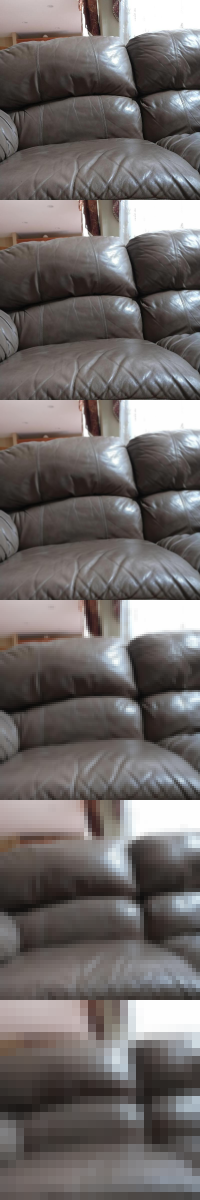
#> input picture Blending/images/output/first_try/gauss_pyr_black.png, 800 x 4800 px (shown at 1/4 size)
$ python -i seam_carving.py   (imports and definitions only)   (older library calls are emulated)
#> lines starting #> are read from the running program, lines starting #| are printed output that depends on the picture
#> further down, picture is the input picture: shape (4800, 800, 3); mean B, G, R 105.3, 106.3, 111.7

import numpy as np
import cv2
import os
import scipy as sp
import matplotlib as mpl
import matplotlib.pyplot as plt

# [7 lines left out: function load_images_from_folder, not called in this run]

def image_energy(image):
    gray_img = cv2.cvtColor(image,cv2.COLOR_BGR2GRAY)
    dx = cv2.Sobel(gray_img, cv2.CV_64F, 1, 0, ksize=3)
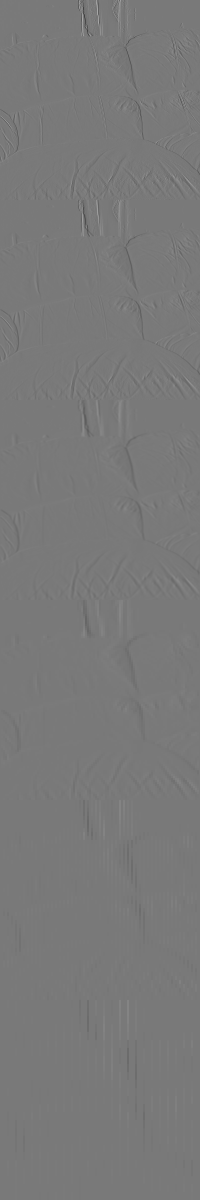
#> dx: shape (4800, 800) float64 (shown at 1/4 size); min -800, max 876, mean 0.4; drawn with min black and max white
    dy = cv2.Sobel(gray_img, cv2.CV_64F, 0, 1, ksize=3)
    energy_img = np.abs(dx) + np.abs(dy)
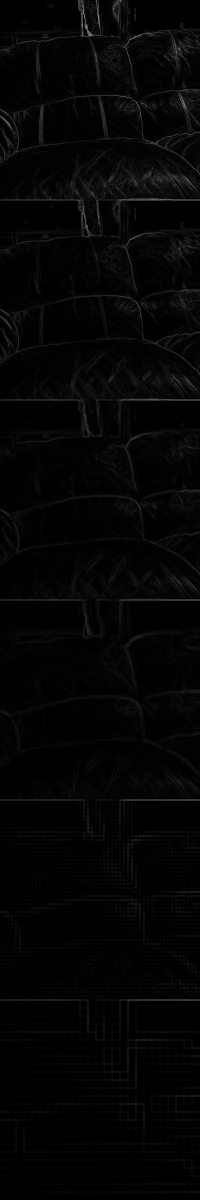
#> energy_img: shape (4800, 800) float64 (shown at 1/4 size); min 0, max 1038, mean 20.1; drawn with min black and max white
    return energy_img

# [182 lines left out: functions v_cum_min_energy, find_seam, remove_seam, seam_carve, add_seam, seam_insertion and 2 more, not called in this run]


# [36 lines not run here, left out]

>>> import cv2
>>> picture = cv2.imread('../Blending/images/output/first_try/gauss_pyr_black.png')
>>> result = image_energy(picture)

$ run again, on Blending/images/source/first_try/black.jpg
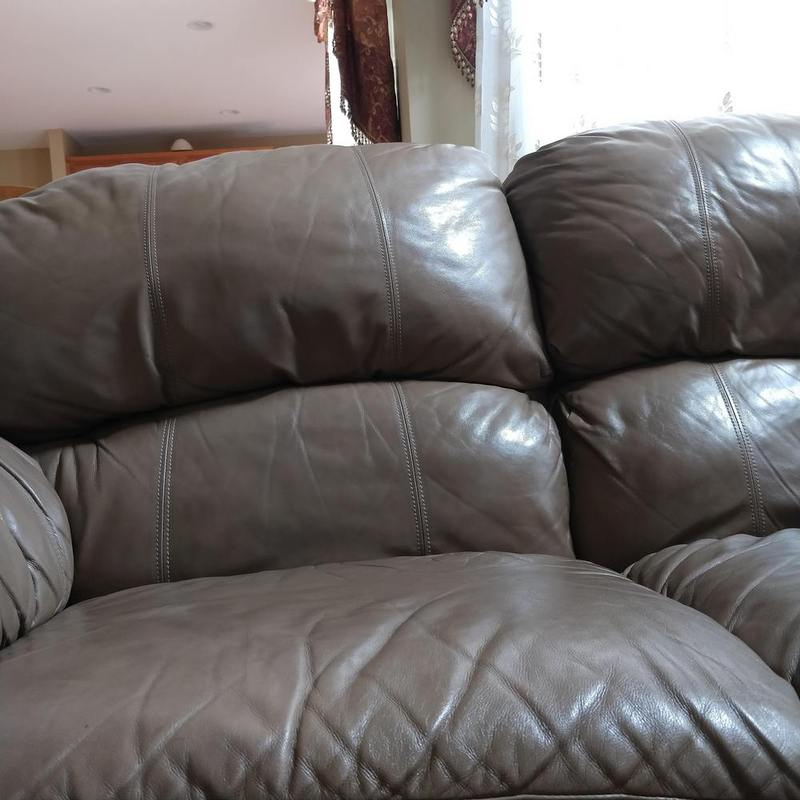
#> input picture Blending/images/source/first_try/black.jpg, 800 x 800 px
#> picture is the input picture: shape (800, 800, 3); mean B, G, R 105.2, 106.2, 111.4
#> in image_energy, `dy = cv2.Sobel(gray_img, cv2.CV_64F, 0, 1, ksize=3)`:
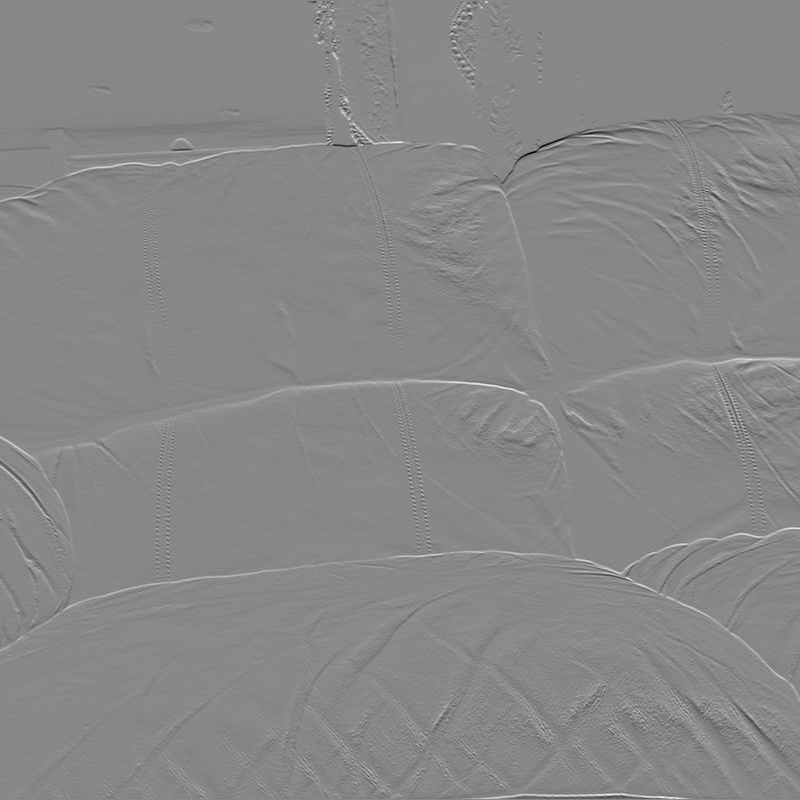
#> dy: shape (800, 800) float64; min -744, max 650, mean -1.4; drawn with min black and max white
#> in image_energy, `energy_img = np.abs(dx) + np.abs(dy)`:
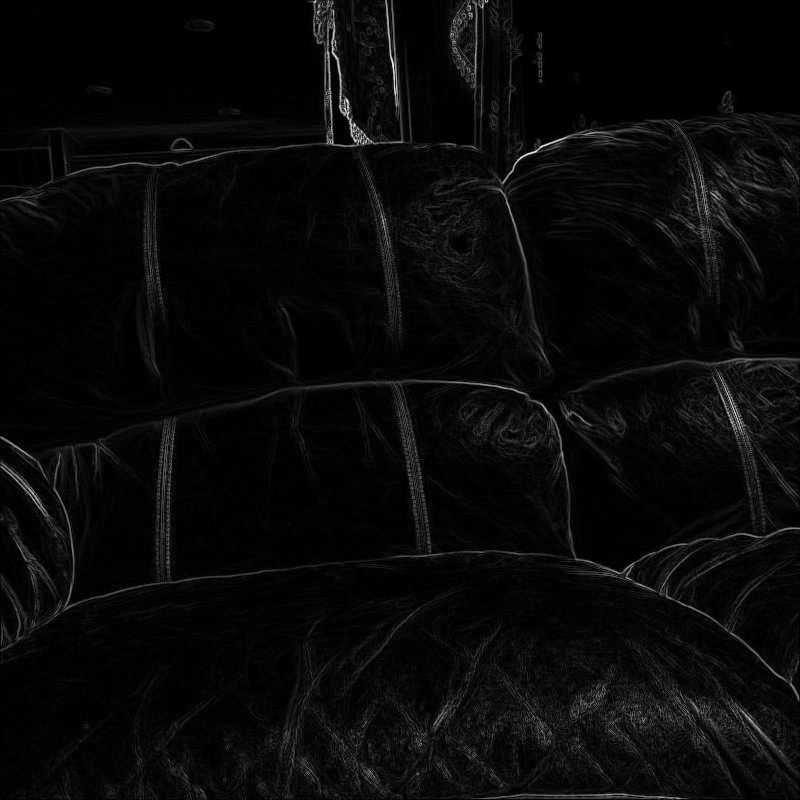
#> energy_img: shape (800, 800) float64; min 0, max 1038, mean 38.1; drawn with min black and max white

$ run again, on Blending/images/source/first_try/white.jpg
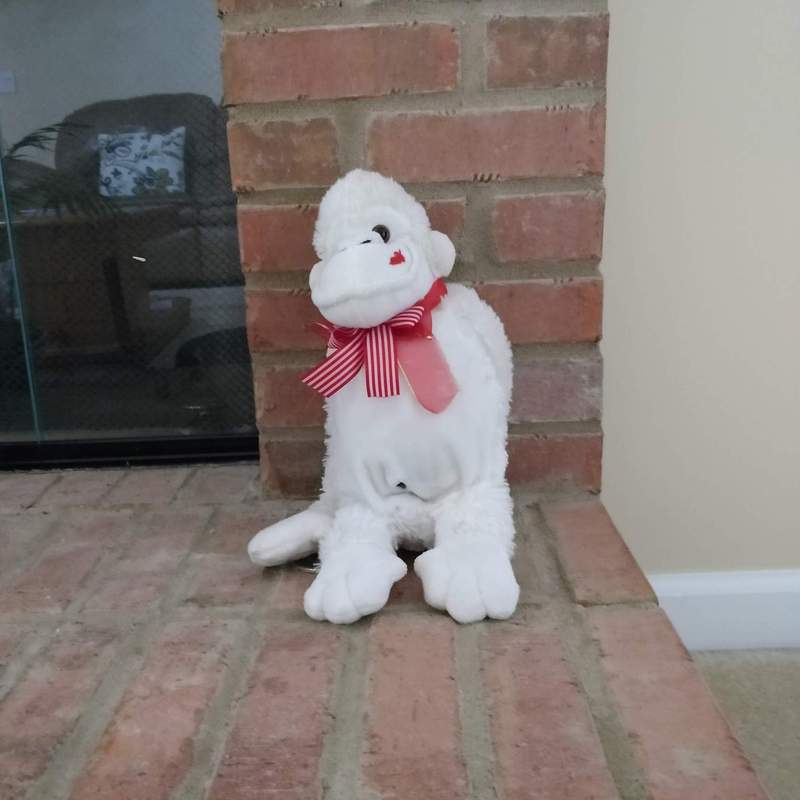
#> input picture Blending/images/source/first_try/white.jpg, 800 x 800 px
#> picture is the input picture: shape (800, 800, 3); mean B, G, R 118.8, 122.2, 132.1
#> in image_energy, `dx = cv2.Sobel(gray_img, cv2.CV_64F, 1, 0, ksize=3)`:
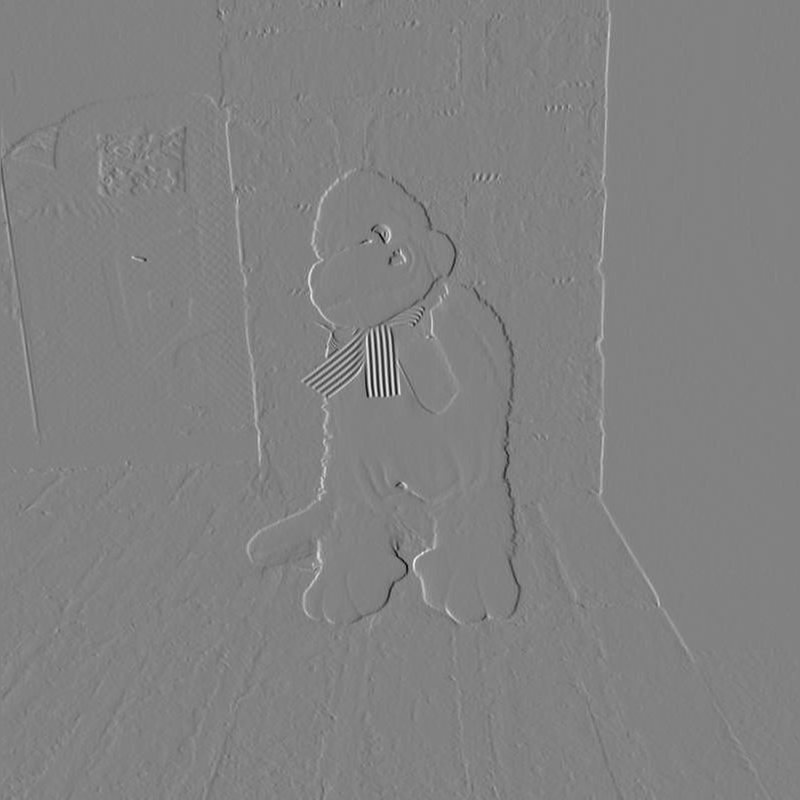
#> dx: shape (800, 800) float64; min -630, max 608, mean 0.9; drawn with min black and max white
#> in image_energy, `energy_img = np.abs(dx) + np.abs(dy)`:
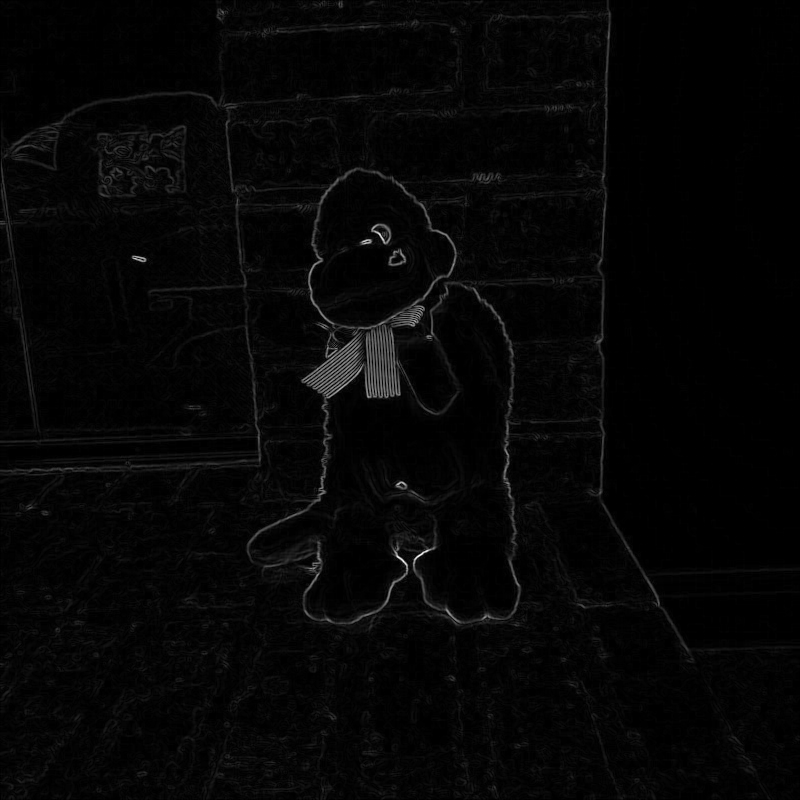
#> energy_img: shape (800, 800) float64; min 0, max 1098, mean 26.4; drawn with min black and max white

$ run again, on Blending/images/source/sample/black.jpg
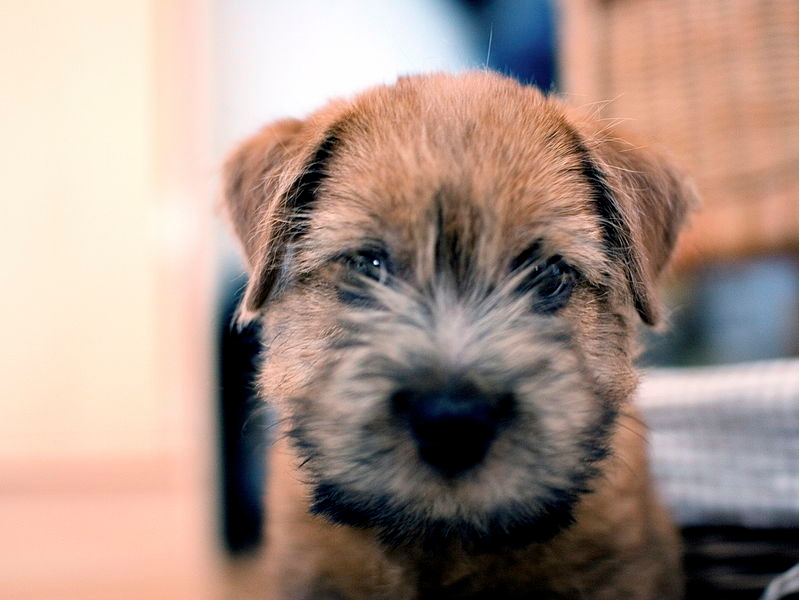
#> input picture Blending/images/source/sample/black.jpg, 800 x 600 px
#> picture is the input picture: shape (600, 800, 3); mean B, G, R 135.4, 145.9, 167.7
#> in image_energy, `dy = cv2.Sobel(gray_img, cv2.CV_64F, 0, 1, ksize=3)`:
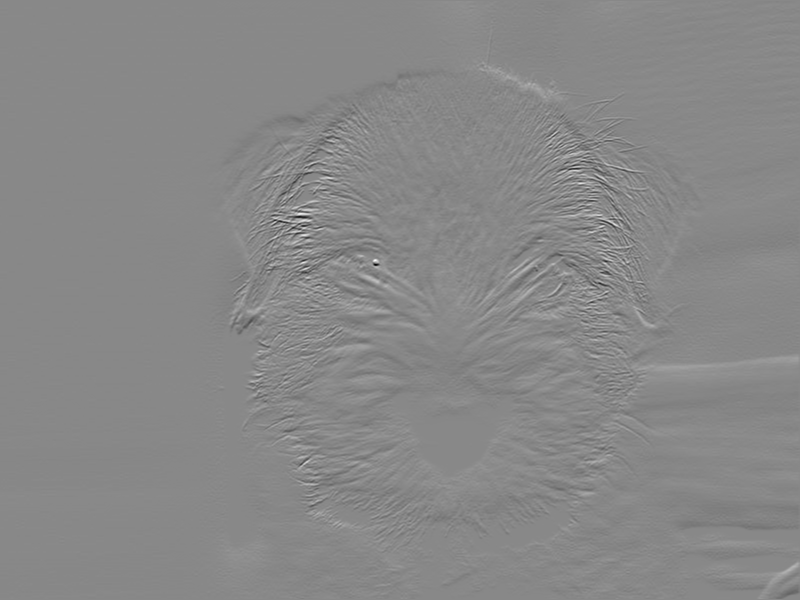
#> dy: shape (600, 800) float64; min -837, max 725, mean -1.5; drawn with min black and max white
#> in image_energy, `energy_img = np.abs(dx) + np.abs(dy)`:
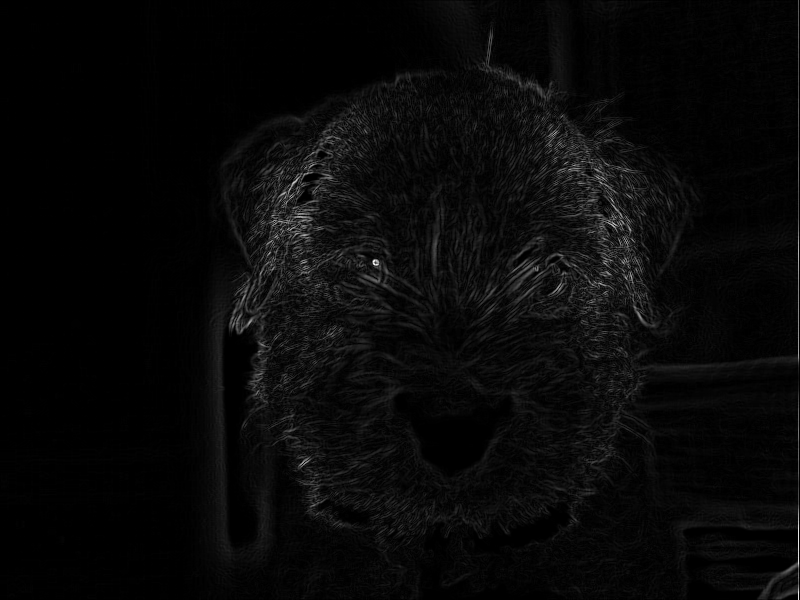
#> energy_img: shape (600, 800) float64; min 0, max 1126, mean 39.5; drawn with min black and max white
